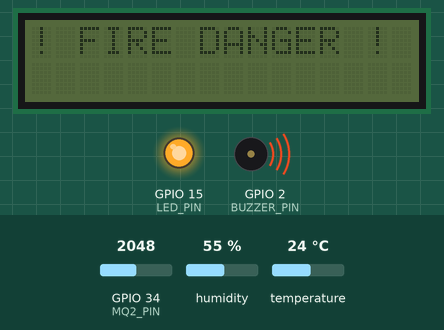
The sketch below on a simulated ESP32. On the bench: 16×2 character LCD, output pins drawn as LEDs (lit = HIGH), buzzer (waves = sounding). The test bench sets the inputs (shaded band); at power-on: GPIO 34 (MQ2_PIN) = 2048, temperature 24 °C, humidity 55 %. WiFi joins after 1.5 s; servers stay silent unless stated; not simulated (calls return 0 or success): secrets.h.

Above: at 2.2 s.
2.3 s: GPIO 34 (MQ2_PIN) set to 1843
10.4 s: GPIO 34 (MQ2_PIN) set to 1754
At 15.7 s:
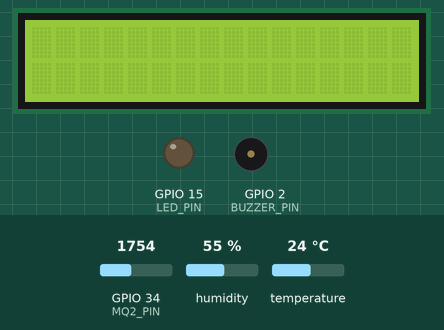
23.7 s: temperature set to 8 °C
At 26.4 s:
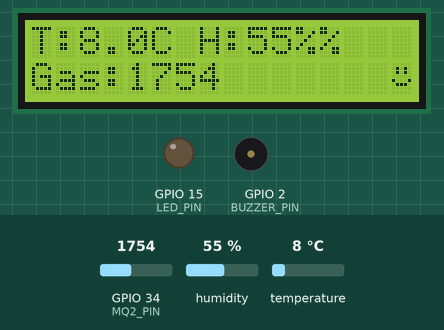
37.0 s: humidity set to 22 %
At 46.4 s:
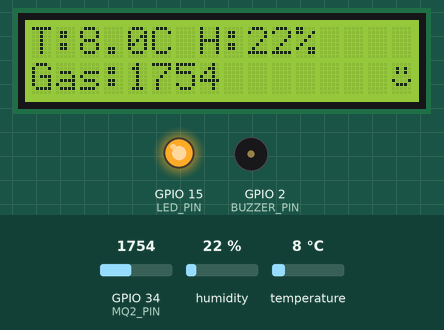
48.7 s: humidity set to 40 %
At 58.8 s:
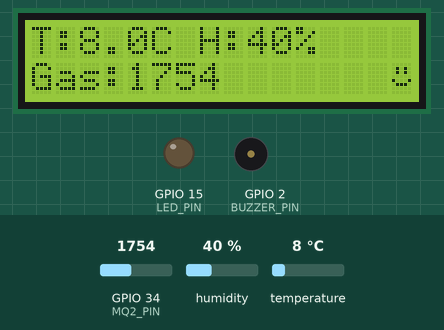
59.8 s: GPIO 34 (MQ2_PIN) set to 1228
At 68.9 s:
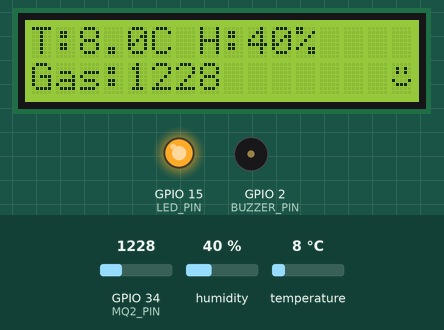
Timing chart, 0 to 71.0 s (numbered marks = the images above; inputs shaded):
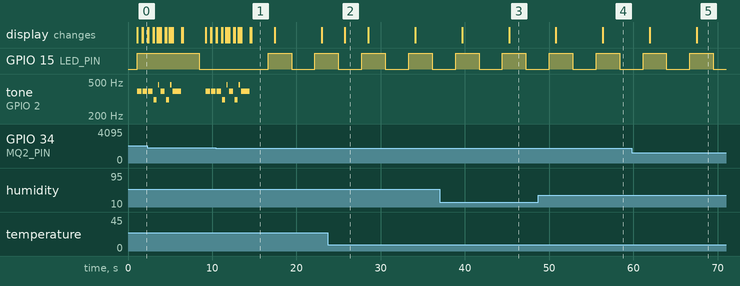

The sketch:

Fire_Detect.ino
```cpp
/*
 * -------------------------------------------------------------------
 * IoT Automotive Fire & Gas Detection System
 * -------------------------------------------------------------------
 * TECHNICAL OVERVIEW:
 * - Sensors: DHT22 (Temp/Humidity) & MQ-2 (Gas/Smoke).
 * - Networking: Asynchronous WiFi connection with automatic reconnect.
 * - Cloud: Firebase Realtime Database integration (Temp C/F/K, Hum, Gas).
 * - UI Logic: Alternating 16x2 LCD screens to manage limited real estate.
 * - System Safety: Offline-First design; alarms function without WiFi.
 * -------------------------------------------------------------------
 */

#include <WiFi.h>
#include <FirebaseESP32.h>
#include <Wire.h>
#include <LiquidCrystal_I2C.h>
#include "DHT.h"
#include "secrets.h" // Sensitive credentials (SSID, Pass, Tokens) stored externally

// --- HARDWARE PIN DEFINITIONS ---
#define I2C_SDA       22
#define I2C_SCL       23
#define LED_PIN       15
#define BUZZER_PIN    2
#define DHT_PIN       5
#define MQ2_PIN       34    // ADC1 pin mandatory for ESP32 WiFi functionality
#define DHT_TYPE      DHT22

// --- THRESHOLDS ---
const float TEMP_THRESHOLD = 50.0;
const int GAS_THRESHOLD = 1800;

// --- INITIALIZATION ---
LiquidCrystal_I2C lcd(0x27, 16, 2);
DHT dht(DHT_PIN, DHT_TYPE);
FirebaseData firebaseData;
FirebaseConfig config;
FirebaseAuth auth;

// Custom 5x8 pixel character stored in HD44780 CGRAM
byte smileyFace[8] = { B00000, B01010, B01010, B00000, B10001, B01110, B00000, B00000 };

int melody[] = {392, 392, 392, 311, 466, 392, 311, 466, 392};
int noteDurations[] = {500, 500, 500, 350, 150, 500, 350, 150, 1000};

unsigned long lastBlink = 0;
unsigned long lastScreenChange = 0;
bool ledState = false;
bool showMainScreen = true;

void setup() {
  Serial.begin(115200);
  Wire.begin(I2C_SDA, I2C_SCL);
  pinMode(LED_PIN, OUTPUT);
  pinMode(BUZZER_PIN, OUTPUT);

  lcd.init();
  lcd.backlight();
  lcd.createChar(0, smileyFace);
  dht.begin();

  // Firebase Config
  config.host = FIREBASE_HOST;
  config.signer.tokens.legacy_token = FIREBASE_AUTH;
  Firebase.begin(&config, &auth);
  Firebase.reconnectWiFi(true);

  // Non-blocking WiFi start
  WiFi.begin(WIFI_SSID, WIFI_PASSWORD);
  lcd.print("System Ready...");
  delay(1000);
  lcd.clear();
}

void loop() {
  // --- HEARTBEAT LOGIC ---
  // Signals that the CPU is executing the loop correctly.
  if (millis() - lastBlink >= 1000) {
    lastBlink = millis();
    ledState = !ledState;
    digitalWrite(LED_PIN, ledState);
  }

  // --- SENSOR ACQUISITION ---
  float tempC = dht.readTemperature();
  float hum = dht.readHumidity();
  int gas = analogRead(MQ2_PIN);

  // Error check for DHT22 (Requires 2s interval)
  if (isnan(tempC) || isnan(hum)) return;

  float tempF = (tempC * 1.8) + 32.0;
  float tempK = tempC + 273.15;
  bool wifiStatus = (WiFi.status() == WL_CONNECTED);

  // --- CLOUD SYNC ---
  if (wifiStatus) {
    Firebase.setFloat(firebaseData, "/fire_system/temp_C", tempC);
    Firebase.setFloat(firebaseData, "/fire_system/temp_F", tempF);
    Firebase.setFloat(firebaseData, "/fire_system/temp_K", tempK);
    Firebase.setFloat(firebaseData, "/fire_system/humidity", hum);
    Firebase.setInt(firebaseData, "/fire_system/gas", gas);
  }

  // --- ALARM LOGIC ---
  if (tempC >= TEMP_THRESHOLD || gas >= GAS_THRESHOLD) {
    triggerAlarm();
  } else {
    // --- LCD UI MANAGEMENT ---
    // Toggle between screens every 3 seconds to optimize 16x2 space.
    if (millis() - lastScreenChange > 3000) {
      lastScreenChange = millis();
      showMainScreen = !showMainScreen;
      lcd.clear(); // Only clear when switching to avoid screen flickering
    }

    if (showMainScreen) {
      lcd.setCursor(0, 0);
      lcd.print("T:"); lcd.print(tempC, 1); lcd.print("C ");
      lcd.print("H:"); lcd.print(hum, 0); lcd.print("%");
      lcd.setCursor(0, 1);
      lcd.print("Gas:"); lcd.print(gas);
      lcd.setCursor(15, 1); lcd.write(0); // Smiley in bottom-right corner
    } else {
      lcd.setCursor(0, 0);
      lcd.print(wifiStatus ? "WiFi: Connected " : "WiFi: DISCON.   ");
      lcd.setCursor(0, 1);
      lcd.print(wifiStatus ? "RSSI:" + String(WiFi.RSSI()) + "dBm" : "Offline Mode    ");
      lcd.setCursor(15, 1); lcd.write(0);
    }
  }

  // DHT22 sampling interval explanation:
  // Sensors of this type require a minimum of 2 seconds for internal
  // capacitive stabilization. Polling faster causes sensor drift/errors.
  delay(2000);
}

void triggerAlarm() {
  lcd.clear();
  lcd.setCursor(0, 0);
  lcd.print("! FIRE DANGER !");
  for (int i = 0; i < 9; i++) {
    lcd.noBacklight();
    tone(BUZZER_PIN, melody[i], noteDurations[i]);
    delay(noteDurations[i] + 50);
    lcd.backlight();
    delay(100);
  }
  lcd.clear();
}
```

Measured:
- the behaviour switches between 1800 and 1799 on GPIO 34 (MQ2_PIN) (found by bisection; images 0 and 1)
- after the input at 10.4 s, tone on GPIO 2 (BUZZER_PIN): goes on until 14.5 s, then stays silent
- after the input at 23.7 s, the display: changes after 2.1 s (image 2)
- after the input at 37.0 s, the display: first differs from a run without the input after 8.2 s (image 3)
- after the input at 48.7 s, the display: first differs from a run without the input after 7.7 s (image 4)
- after the input at 59.8 s, the display: first differs from a run without the input after 7.7 s (image 5)
- by itself, GPIO 15 (LED_PIN): alternates HIGH for 2.8 s and LOW for 2.8 s
- by itself, tone on GPIO 2 (BUZZER_PIN): plays 392 Hz for 0.50 s, 311 Hz for 0.35 s, 466 Hz for 0.15 s, 392 Hz for 0.50 s, 311 Hz for 0.35 s, 466 Hz for 0.15 s … (9 notes in this stretch)
